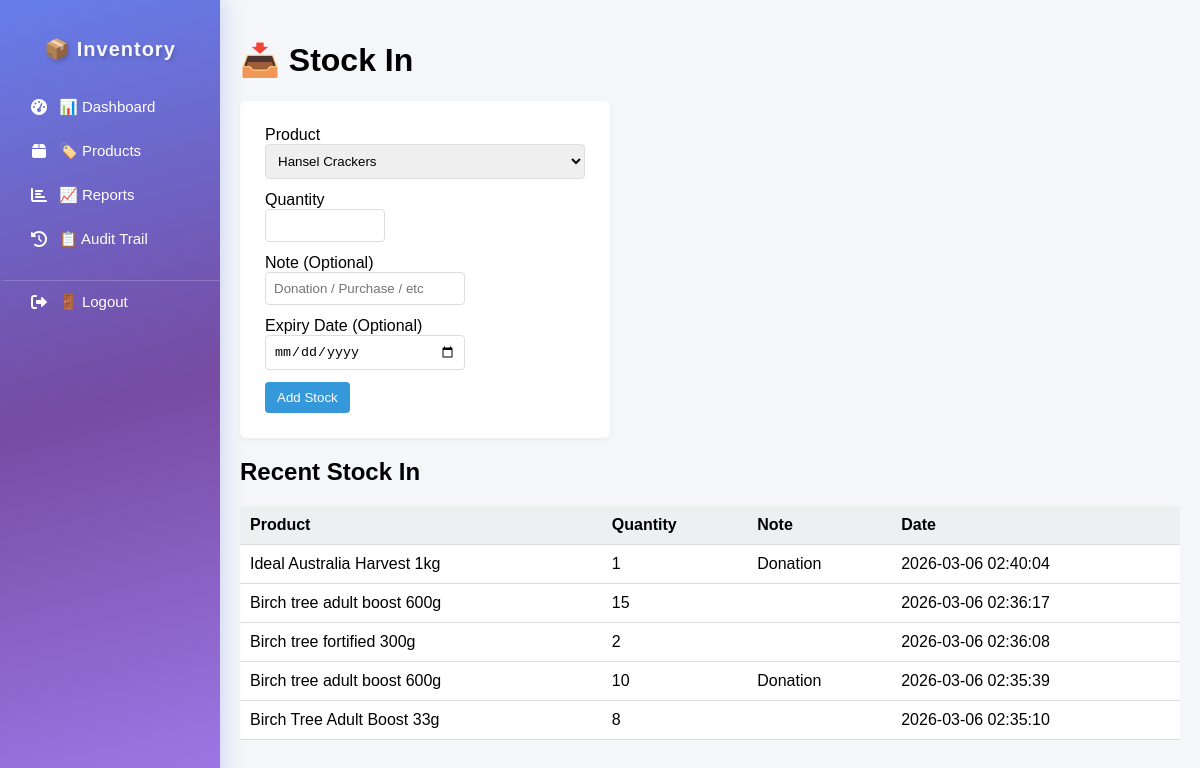
The page /stock_in.php?product_id=11 on the database its author committed.
### tables this page shows
CREATE TABLE `stock_movements` (
  `id` int(11) NOT NULL,
  `product_id` int(11) NOT NULL,
  `staff_id` int(11) DEFAULT NULL,
  `supplier_id` int(11) DEFAULT NULL,
  `type` enum('IN','OUT') NOT NULL,
  `quantity` int(11) NOT NULL CHECK (`quantity` > 0),
  `note` varchar(255) DEFAULT NULL,
  `reason` varchar(255) DEFAULT NULL,
  `expiry_date` date DEFAULT NULL,
  `created_at` timestamp NOT NULL DEFAULT current_timestamp()
);

CREATE TABLE `products` (
  `id` int(11) NOT NULL,
  `name` varchar(255) NOT NULL,
  `category_id` int(11) NOT NULL,
  `unit` varchar(50) NOT NULL,
  `min_stock` int(11) DEFAULT 0,
  `created_at` timestamp NOT NULL DEFAULT current_timestamp(),
  `is_active` tinyint(1) DEFAULT 1,
  `expiry_date` date DEFAULT NULL,
  `has_expiry` tinyint(1) DEFAULT 1,
  `image_path` varchar(255) DEFAULT NULL
);

### public/stock_in.php (the view, shortened to what this page needs)
<?php
$db = Database::connect();
$selectedProduct = $_GET['product_id'] ?? '';
$stmt = $db->query("
    SELECT id, name
    FROM products
    WHERE is_active = 1
    ORDER BY name ASC
");
$products = $stmt->fetchAll(PDO::FETCH_ASSOC);
$stmt2 = $db->query("
    SELECT sm.*, p.name AS product_name
    FROM stock_movements sm
    JOIN products p ON sm.product_id = p.id
    WHERE sm.type = 'IN'
    ORDER BY sm.created_at DESC
    LIMIT 5
");
$recent = $stmt2->fetchAll(PDO::FETCH_ASSOC);
?>
<!DOCTYPE html>
<html>
<head>
<link rel="stylesheet" href="assets/css/style.css">
</head>
<body>
<div class="container">
<?php include 'includes/sidebar.php'; ?>
<div class="main">
<h1>📥 Stock In</h1>
<div class="card">
<form action="../api/add_stock.php" method="POST">
<label>Product</label>
<select name="product_id" required>
<?php foreach($products as $p): ?>
<option value="<?= $p['id'] ?>"
<?= $selectedProduct == $p['id'] ? 'selected' : '' ?>>
<?= htmlspecialchars($p['name']) ?>
</option>
<?php endforeach; ?>
</select>
<label>Quantity</label>
<input
    type="number"
    name="quantity"
    class="quantity-input"
    required
    min="1"
    max="999"
    inputmode="numeric"
    pattern="[0-9]*"
>
<label>Note (Optional)</label>
<input
    type="text"
    name="note"
    class="note-input"
    placeholder="Donation / Purchase / etc"
>
<label>Expiry Date (Optional)</label>
<input type="date" name="expiry_date" style="width:200px;">
<button type="submit" style="display:block;margin-top:10px;">
Add Stock
</button>
</form>
</div>
<h2>Recent Stock In</h2>
<table>
<thead>
<tr>
<th>Product</th>
<th>Quantity</th>
<th>Note</th>
<th>Date</th>
</tr>
</thead>
<tbody>
<?php if(count($recent) > 0): ?>
<?php foreach($recent as $r): ?>
<tr>
<td><?= htmlspecialchars($r['product_name']) ?></td>
<td><?= $r['quantity'] ?></td>
<td><?= htmlspecialchars($r['note'] ?? '') ?></td>
<td><?= $r['created_at'] ?></td>
</tr>
<?php endforeach; ?>
<?php else: ?>
<tr>
<td colspan="4">No stock-in records yet.</td>
</tr>
<?php endif; ?>
</tbody>
</table>
</div>
</div>
</body>
</html>

### public/assets/css/style.css (style rules this page uses)
* { box-sizing: border-box; }
body { margin: 0; font-family: Arial, sans-serif; background: #f2f4f8; }
.container { display: flex; min-height: 100vh; }
.main { flex: 1; padding: 30px; background: #f2f4f8; }
.card { background: white; padding: 22px; border-radius: 14px; box-shadow: 0 8px 20px rgba(0,0,0,0.06); transition: 0.2s ease; }
table { width: 100%; border-collapse: collapse; }
th, td { padding: 10px; border-bottom: 1px solid #eee; }
th { background: #f4f6f9; text-align: left; }

### public/stock_in.php (style rules this page uses)
body { margin: 0; font-family: Arial; background: #f4f6f9; }
.container { display: flex; min-height: 100vh; }
.main { flex: 1; padding: 20px; background: #f4f6f9; }
.card { background: white; padding: 25px; border-radius: 6px; margin-bottom: 20px; box-shadow: 0 2px 5px rgba(0,0,0,0.05); max-width: 370px; }
input, select { display: block; width: 100%; padding: 8px; margin-bottom: 12px; border-radius: 4px; border: 1px solid #ddd; }
.quantity-input { width: 120px; }
.note-input { width: 200px; }
button { padding: 8px 12px; background: #3498db; color: white; border: none; border-radius: 4px; cursor: pointer; }
table { width: 100%; border-collapse: collapse; background: white; }
th, td { padding: 10px; border-bottom: 1px solid #ddd; }
th { background: #ecf0f1; }

### rows shown on the page
stock_movements: product.name "Ideal Australia Harvest 1kg", quantity "1", note "Donation", created_at "2026-03-06 02:40:04"
stock_movements: product.name "Birch tree adult boost 600g", quantity "15", created_at "2026-03-06 02:36:17"
stock_movements: product.name "Birch tree fortified 300g", quantity "2", created_at "2026-03-06 02:36:08"
stock_movements: product.name "Birch tree adult boost 600g", quantity "10", note "Donation", created_at "2026-03-06 02:35:39"
stock_movements: product.name "Birch Tree Adult Boost 33g", quantity "8", created_at "2026-03-06 02:35:10"

### other values the page prints
form field product_id "Hansel Crackers"
